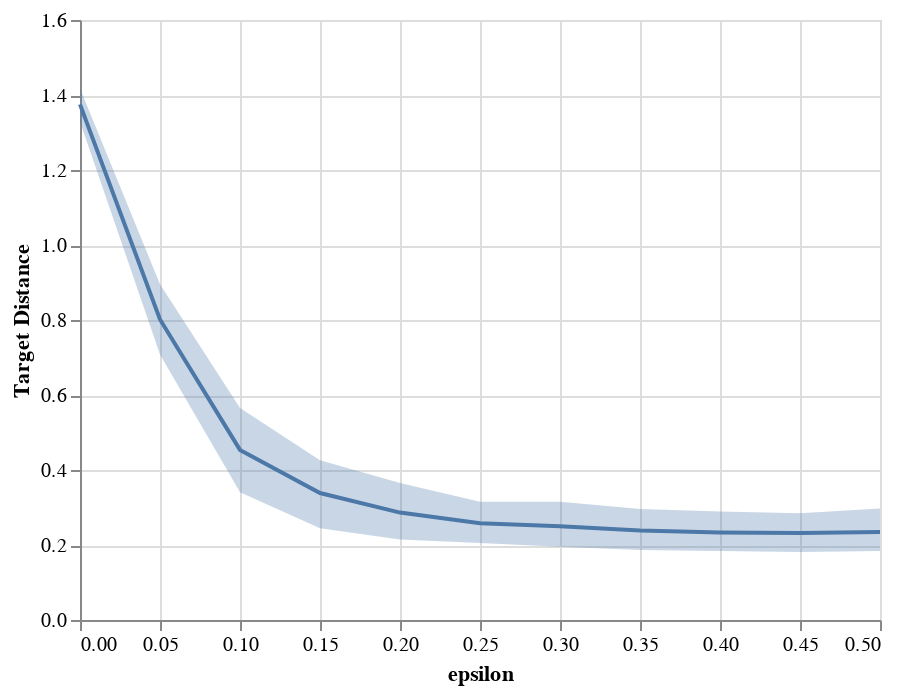

Notebook code for this chart:
### Code cell
line = alt.Chart(target_distance_data).mark_line().encode(
    x='epsilon',
    y='mean(target_distance)'
)
band = alt.Chart(target_distance_data).mark_errorband(extent='ci').encode(
    x='epsilon',
    y=alt.Y('target_distance', title='Target Distance'),
)
band + line

### Figure 1 — Vega-Lite specification as saved in the notebook (floating-point values rounded to 4 significant figures)
{"config": {"view": {"continuousWidth": 400, "continuousHeight": 300}}, "layer": [{"mark": {"type": "errorband", "extent": "ci"}, "encoding": {"x": {"type": "quantitative", "field": "epsilon"}, "y": {"type": "quantitative", "field": "target_distance", "title": "Target Distance"}}}, {"mark": "line", "encoding": {"x": {"type": "quantitative", "field": "epsilon"}, "y": {"type": "quantitative", "aggregate": "mean", "field": "target_distance"}}}], "data": {"name": "data-0feb5bc0c37f6fb72186791470cf1d4e"}, "$schema": "https://vega.github.io/schema/vega-lite/v4.0.2.json", "datasets": {"data-0feb5bc0c37f6fb72186791470cf1d4e": [{"epsilon": 0.0, "face_id": 0, "target_distance": 1.39}, {"epsilon": 0.05, "face_id": 0, "target_distance": 0.9403}, {"epsilon": 0.1, "face_id": 0, "target_distance": 0.4031}, {"epsilon": 0.15, "face_id": 0, "target_distance": 0.1991}, {"epsilon": 0.2, "face_id": 0, "target_distance": 0.1692}, {"epsilon": 0.25, "face_id": 0, "target_distance": 0.2106}, {"epsilon": 0.3, "face_id": 0, "target_distance": 0.1669}, {"epsilon": 0.35, "face_id": 0, "target_distance": 0.1608}, {"epsilon": 0.4, "face_id": 0, "target_distance": 0.1727}, {"epsilon": 0.45, "face_id": 0, "target_distance": 0.1566}, {"epsilon": 0.5, "face_id": 0, "target_distance": 0.1902}, {"epsilon": 0.0, "face_id": 1, "target_distance": 1.431}, {"epsilon": 0.05, "face_id": 1, "target_distance": 0.9404}, {"epsilon": 0.1, "face_id": 1, "target_distance": 0.6639}, {"epsilon": 0.15, "face_id": 1, "target_distance": 0.5116}, {"epsilon": 0.2, "face_id": 1, "target_distance": 0.3623}, {"epsilon": 0.25, "face_id": 1, "target_distance": 0.2597}, {"epsilon": 0.3, "face_id": 1, "target_distance": 0.2511}, {"epsilon": 0.35, "face_id": 1, "target_distance": 0.2337}, {"epsilon": 0.4, "face_id": 1, "target_distance": 0.2213}, {"epsilon": 0.45, "face_id": 1, "target_distance": 0.2255}, {"epsilon": 0.5, "face_id": 1, "target_distance": 0.214}, {"epsilon": 0.0, "face_id": 2, "target_distance": 1.327}, {"epsilon": 0.05, "face_id": 2, "target_distance": 0.6198}, {"epsilon": 0.1, "face_id": 2, "target_distance": 0.3027}, {"epsilon": 0.15, "face_id": 2, "target_distance": 0.2443}, {"epsilon": 0.2, "face_id": 2, "target_distance": 0.2265}, {"epsilon": 0.25, "face_id": 2, "target_distance": 0.211}, {"epsilon": 0.3, "face_id": 2, "target_distance": 0.2103}, {"epsilon": 0.35, "face_id": 2, "target_distance": 0.2179}, {"epsilon": 0.4, "face_id": 2, "target_distance": 0.2084}, {"epsilon": 0.45, "face_id": 2, "target_distance": 0.2099}, {"epsilon": 0.5, "face_id": 2, "target_distance": 0.2084}, {"epsilon": 0.0, "face_id": 3, "target_distance": 1.246}, {"epsilon": 0.05, "face_id": 3, "target_distance": 0.6097}, {"epsilon": 0.1, "face_id": 3, "target_distance": 0.3546}, {"epsilon": 0.15, "face_id": 3, "target_distance": 0.2467}, {"epsilon": 0.2, "face_id": 3, "target_distance": 0.2185}, {"epsilon": 0.25, "face_id": 3, "target_distance": 0.2064}, {"epsilon": 0.3, "face_id": 3, "target_distance": 0.1975}, {"epsilon": 0.35, "face_id": 3, "target_distance": 0.2041}, {"epsilon": 0.4, "face_id": 3, "target_distance": 0.1952}, {"epsilon": 0.45, "face_id": 3, "target_distance": 0.1949}, {"epsilon": 0.5, "face_id": 3, "target_distance": 0.1799}, {"epsilon": 0.0, "face_id": 4, "target_distance": 1.448}, {"epsilon": 0.05, "face_id": 4, "target_distance": 0.8982}, {"epsilon": 0.1, "face_id": 4, "target_distance": 0.6253}, {"epsilon": 0.15, "face_id": 4, "target_distance": 0.4947}, {"epsilon": 0.2, "face_id": 4, "target_distance": 0.427}, {"epsilon": 0.25, "face_id": 4, "target_distance": 0.3616}, {"epsilon": 0.3, "face_id": 4, "target_distance": 0.3615}, {"epsilon": 0.35, "face_id": 4, "target_distance": 0.3323}, {"epsilon": 0.4, "face_id": 4, "target_distance": 0.3225}, {"epsilon": 0.45, "face_id": 4, "target_distance": 0.3184}, {"epsilon": 0.5, "face_id": 4, "target_distance": 0.3199}, {"epsilon": 0.0, "face_id": 5, "target_distance": 1.397}, {"epsilon": 0.05, "face_id": 5, "target_distance": 0.8028}, {"epsilon": 0.1, "face_id": 5, "target_distance": 0.2658}, {"epsilon": 0.15, "face_id": 5, "target_distance": 0.1991}, {"epsilon": 0.2, "face_id": 5, "target_distance": 0.188}, {"epsilon": 0.25, "face_id": 5, "target_distance": 0.1681}, {"epsilon": 0.3, "face_id": 5, "target_distance": 0.1798}, {"epsilon": 0.35, "face_id": 5, "target_distance": 0.1541}, {"epsilon": 0.4, "face_id": 5, "target_distance": 0.1487}, {"epsilon": 0.45, "face_id": 5, "target_distance": 0.1553}, {"epsilon": 0.5, "face_id": 5, "target_distance": 0.1551}, {"epsilon": 0.0, "face_id": 6, "target_distance": 1.384}, {"epsilon": 0.05, "face_id": 6, "target_distance": 0.7988}, {"epsilon": 0.1, "face_id": 6, "target_distance": 0.5595}, {"epsilon": 0.15, "face_id": 6, "target_distance": 0.4748}, {"epsilon": 0.2, "face_id": 6, "target_distance": 0.4134}, {"epsilon": 0.25, "face_id": 6, "target_distance": 0.3879}, {"epsilon": 0.3, "face_id": 6, "target_distance": 0.3846}, {"epsilon": 0.35, "face_id": 6, "target_distance": 0.3689}, {"epsilon": 0.4, "face_id": 6, "target_distance": 0.3637}, {"epsilon": 0.45, "face_id": 6, "target_distance": 0.3621}, {"epsilon": 0.5, "face_id": 6, "target_distance": 0.3764}]}}
